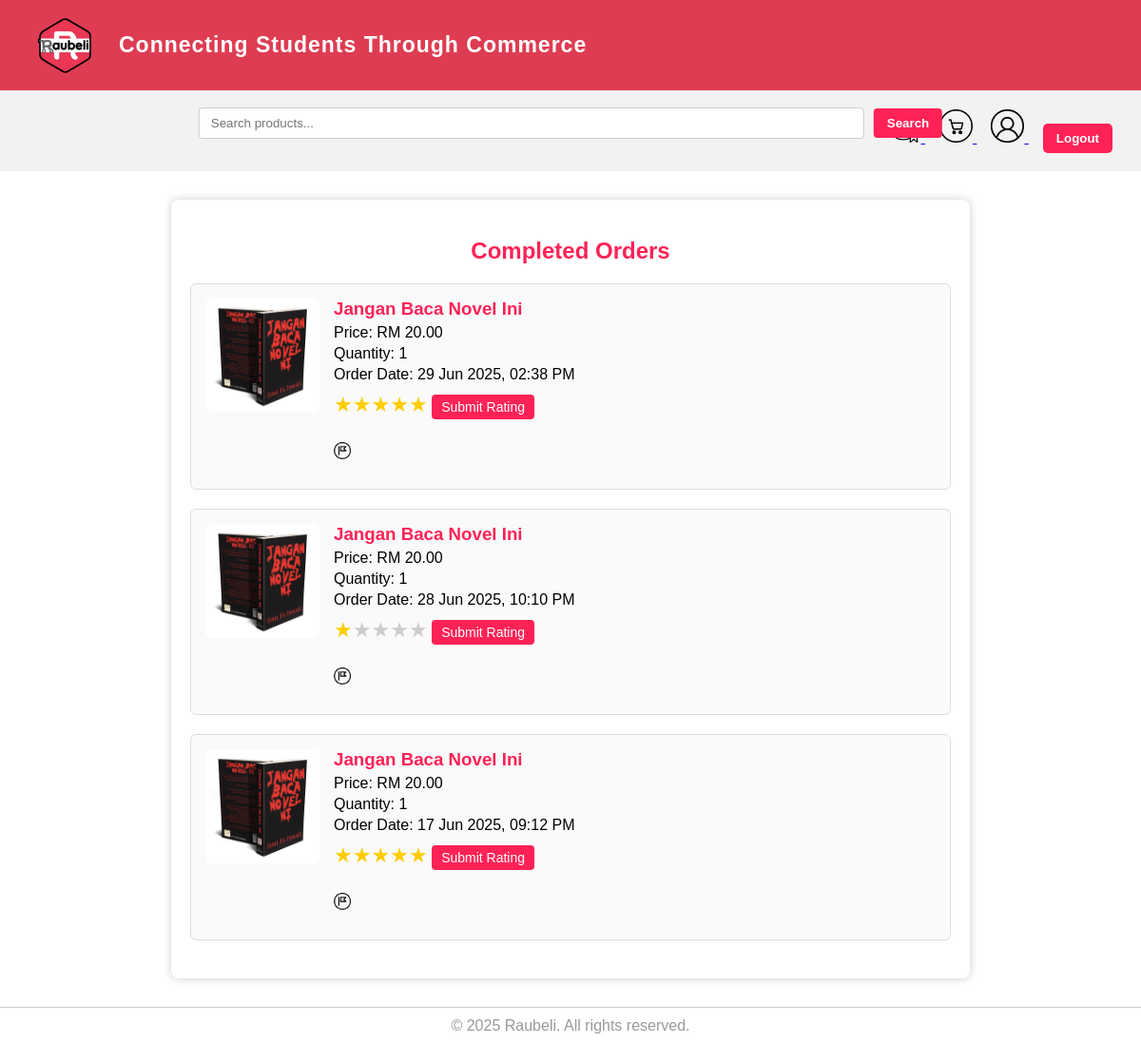
/orders.php (signed in), run on the app's committed database.
### tables this page shows
CREATE TABLE `orderitem` (
  `order_item_id` int(11) NOT NULL,
  `order_id` int(11) DEFAULT NULL,
  `listing_id` int(11) DEFAULT NULL,
  `quantity` int(11) DEFAULT NULL,
  `price` decimal(10,2) DEFAULT NULL
);

CREATE TABLE `listing` (
  `listing_id` int(11) NOT NULL,
  `seller_id` int(11) DEFAULT NULL,
  `title` varchar(255) DEFAULT NULL,
  `description` text DEFAULT NULL,
  `price` decimal(10,2) DEFAULT NULL,
  `stock` int(11) DEFAULT NULL,
  `image` varchar(255) DEFAULT NULL,
  `category` varchar(100) DEFAULT NULL,
  `hidden` tinyint(1) DEFAULT 0
);

CREATE TABLE `orders` (
  `order_id` int(11) NOT NULL,
  `customer_id` int(11) DEFAULT NULL,
  `order_date` datetime DEFAULT NULL,
  `status_id` int(11) DEFAULT NULL
);

### orders.php (the view, shortened to what this page needs)
<?php
include("header.php");
$customer_id = $_SESSION['customer_id'];
$orders = [];
$stmt = $conn->prepare("
    SELECT o.order_id, o.order_date, l.listing_id, l.title, l.image, oi.price, oi.quantity
    FROM orders o
    JOIN orderitem oi ON o.order_id = oi.order_id
    JOIN listing l ON oi.listing_id = l.listing_id
    WHERE o.customer_id = ? AND o.status_id = 3
    ORDER BY o.order_date DESC
");
$stmt->bind_param("i", $customer_id);
$stmt->execute();
$result = $stmt->get_result();
while ($row = $result->fetch_assoc()) {
    $orders[] = $row;
}
?>
<!DOCTYPE html>
<html>
<head>
</head>
<body>
<div class="orders-container">
    <h2 style="text-align:center; color:#ff2256;">Completed Orders</h2>
    <?php if (empty($orders)): ?>
        <p style="text-align:center; color:#777;">No completed orders found.</p>
    <?php else: ?>
        <?php foreach ($orders as $order): ?>
            <?php
            $order_id = $order['order_id'];
            $listing_id = $order['listing_id'];
            $key = $order_id . '-' . $listing_id;
            ?>
            <div class="order-card">
                <img src="uploads/<?php echo htmlspecialchars($order['image']); ?>" alt="Product Image">
                <div class="order-details">
                    <h3><?php echo htmlspecialchars($order['title']); ?></h3>
                    <p>Price: RM <?php echo number_format($order['price'], 2); ?></p>
                    <p>Quantity: <?php echo (int)$order['quantity']; ?></p>
                    <p>
                        Order Date:
                        <?php
                        echo date("d M Y, h:i A", strtotime($order['order_date']));
                        ?>
                    </p>
                    <form action="submit-rating.php" method="POST" class="rating-form">
                        <div class="star-rating">
                            <?php for ($i = 5; $i >= 1; $i--): ?>
                                <label for="star<?php echo $i . '_' . $key; ?>">★</label>
                            <?php endfor; ?>
                        </div>
                        <button type="submit">Submit Rating</button>
                    </form>
                    <form action="report-product.php" method="POST" onsubmit="return validateReport(this);">
                        <button type="button" class="report-btn" onclick="toggleReportBox(this)" title="Report this product">
                            <img src="report.png" alt="Report Icon">
                        </button>
                    </form>
                </div>
            </div>
        <?php endforeach; ?>
    <?php endif; ?>
</div>
<?php include("footer.php"); ?>
</body>
</html>

### icon.php (shortened to what this page needs)
<head>
</head>

### header.php (shortened to what this page needs)
<?php
include("icon.php");
?>
<!DOCTYPE html>
<html lang="en">
<head>
</head>
<body>
<div class="top-header">
    <a href="home.php">
        <img src="logo.png" alt="Raubeli Logo" />
    </a>
    <div class="brand-name">Connecting Students Through Commerce</div>
</div>
<?php
$role = isset($_SESSION['role']) ? $_SESSION['role'] : null;
if ($role === 'user') {
    include("user-navigation.php");
} elseif ($role === 'seller') {
    include("seller-navigation.php");
} elseif ($role === 'admin') {
    include("admin-navigation.php");
}
?>

### user-navigation.php (shortened to what this page needs)
<div class="nav">
    <div class="nav-search">
        <form method="GET" action="search.php" class="search-form">
            <input
                type="text"
                name="query"
                placeholder="Search products..."
                value="<?php echo isset($_GET['query']) ? htmlspecialchars($_GET['query']) : ''; ?>"
            >
            <button type="submit">Search</button>
        </form>
    </div>
    <div class="nav-right">
        <a href="orders.php" title="Completed Orders">
        </a>
        <a href="cart.php" title="My Cart">
            <img src="cart.png" alt="Cart">
        </a>
        <a href="profile.php" title="My Profile">
            <img src="profile.png" alt="Profile">
        </a>
        <form method="POST" action="logout.php" style="display:inline;">
            <button type="submit" class="logout-btn">Logout</button>
        </form>
    </div>
</div>

### footer.php (shortened to what this page needs)
<div class="footer">
    &copy; <?php echo date("Y"); ?> Raubeli. All rights reserved.
</div>

### header.php (style rules this page uses)
body { font-family: Arial, sans-serif; margin: 0; }
.top-header { background-color: rgb(222, 60, 82); color: white; display: flex; align-items: center; padding: 10px 30px; }
.top-header img { height: 75px; width: auto; }
.top-header .brand-name { font-size: 23px; font-weight: bold; margin-left: 20px; letter-spacing: 1px; }

### user-navigation.php (style rules this page uses)
.nav { background-color: #f2f2f2; padding: 15px 30px; display: flex; justify-content: flex-end; align-items: center; position: relative; min-height: 55px; }
.nav-search { position: absolute; left: 50%; transform: translateX(-50%); z-index: 10; }
.search-form { display: flex; align-items: center; }
.search-form input[type="text"] { padding: 8px 12px; width: 700px; max-width: 100%; border: 1px solid #ccc; border-radius: 4px; }
.search-form button { padding: 8px 14px; margin-left: 10px; background-color: #ff2256; color: white; border: none; border-radius: 4px; font-weight: bold; cursor: pointer; transition: background-color 0.3s ease; }
.nav-right a, .nav-right button { margin-left: 15px; cursor: pointer; }
.nav-right img { width: 35px; height: 35px; border-radius: 4px; transition: filter 0.3s ease; }
.logout-btn { background-color: #ff2256; border: none; color: white; padding: 8px 14px; font-weight: bold; border-radius: 5px; transition: background-color 0.3s ease; }

### orders.php (style rules this page uses)
.orders-container { max-width: 800px; margin: 30px auto; padding: 20px; background: #fff; border-radius: 8px; box-shadow: 0 0 10px #ccc; font-family: Arial, sans-serif; }
.order-card { border: 1px solid #ddd; border-radius: 6px; padding: 15px; margin-bottom: 20px; display: flex; gap: 15px; background-color: #fafafa; }
.order-card img { width: 120px; height: 120px; object-fit: cover; border-radius: 6px; }
.order-details { flex: 1; }
.order-details h3 { margin: 0 0 5px; color: #ff2256; }
.order-details p { margin: 4px 0; }
.star-rating { direction: rtl; display: inline-flex; font-size: 22px; user-select: none; }
.star-rating label { color: #ccc; cursor: pointer; }
.star-rating input[type="radio"]:checked ~ label { color: #ffcc00; }
.rating-form button, .submit-report-btn { margin-top: 8px; background-color: #ff2256; color: white; border: none; padding: 5px 10px; font-size: 14px; border-radius: 4px; cursor: pointer; }
.report-btn { background: none; border: none; padding: 0; margin-top: 8px; cursor: pointer; }
.report-btn img { width: 18px; height: 18px; }

### footer.php (style rules this page uses)
.footer { margin-top: 30px; text-align: center; color: #999; padding: 10px 0; border-top: 1px solid #ccc; }

### data on the page
orderitem: listing.image (picture), listing.title "Jangan Baca Novel Ini", price "20.00", quantity "1", order.order_date "29 Jun 2025, 02:38 PM"
orderitem: listing.image (picture), listing.title "Jangan Baca Novel Ini", price "20.00", quantity "1", order.order_date "28 Jun 2025, 10:10 PM"
orderitem: listing.image (picture), listing.title "Jangan Baca Novel Ini", price "20.00", quantity "1", order.order_date "17 Jun 2025, 09:12 PM"
